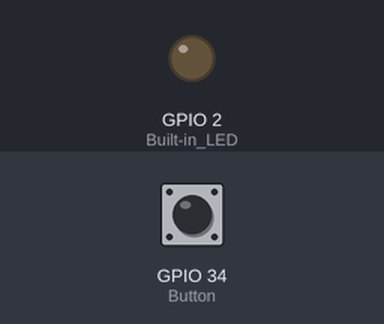
A sketch run on a simulated ESP32. On the bench: output pins drawn as LEDs (lit = HIGH). The test bench sets the inputs (shaded band); at power-on: GPIO 34 (Button) LOW. WiFi joins after 1.5 s; servers stay silent unless stated; no MQTT or app messages arrive unless stated.

Above: at 0.1 s.
At 2.1 s:
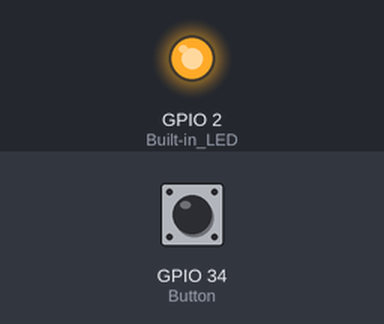
Timing chart, 0 to 3.6 s (numbered marks = the images above):
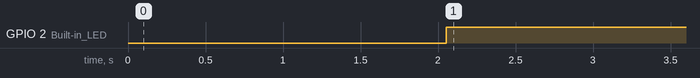

The sketch:

seat_firmware.ino
```cpp
#include <WiFi.h>
#include <PubSubClient.h>
#include <stdio.h>

const char* ssid = "TP-Link_99C4";
const char* password = "85320062";
const char* mqtt_server = "192.168.0.161";
const char* mqtt_topic = "seat_1";

WiFiClient espClient;
PubSubClient client(espClient);

void setup() {
  // Serial.begin(115200);

  // Setup pin modes
  pinMode(2, OUTPUT); // Built-in LED
  pinMode(34, INPUT); // Button

  WiFi.begin(ssid, password);

  while (WiFi.status() != WL_CONNECTED) {
    delay(1000);
    // Serial.println("Connecting to WiFi...");
  }

  client.setServer(mqtt_server, 1883);  // Use the correct port for your broker
}

void loop() {
  if (!client.connected()) {
    if (client.connect("ESP32Client")) {
      // Serial.println("Connected to MQTT broker");
    }
  }

  digitalWrite(2, HIGH); // Turn on built-in LED

  client.loop();

  // Publish data
  int currentState = (digitalRead(34) + 1) % 2; // multiply by -1 to flip ones and zeros
  // Serial.println(currentState);
  String payload = String(currentState);
  client.publish(mqtt_topic, payload.c_str());
  delay(1000);
}
```

Measured:
- by itself, GPIO 2 (Built-in_LED): LOW → HIGH at 2.1 s
